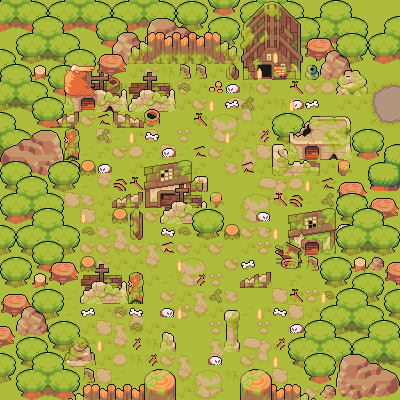

A 2D game scene composited from a Tiled map and its tileset images. What follows is a short description and the map's XML, with each tile layer's data collapsed to a summary:
An orthogonal 25x25 tile map with 16x16 px tiles, 17 tile layers (Base, floor, Wall, Tile Layer 3, ...), 7 tilesets and 91 objects (5x BEGIN_FOREST, 4x SPIRIT_BOSS, 2x SKULL, SKULLBLUE, SPIRIT, ...).

<map version="1.10" tiledversion="1.10.2" orientation="orthogonal" renderorder="right-down" width="25" height="25" tilewidth="16" tileheight="16" infinite="0" nextlayerid="27" nextobjectid="117">
 <tileset firstgid="1" name="VillageAbandoned" tilewidth="16" tileheight="16" tilecount="240" columns="20">
  <image source="../Backgrounds/Tilesets/TilesetVillageAbandoned.png" width="320" height="192" />
 </tileset>
 <tileset firstgid="241" name="Floor" tilewidth="16" tileheight="16" tilecount="572" columns="22">
  <image source="../Backgrounds/Tilesets/TilesetFloor.png" width="352" height="417" />
 </tileset>
 <tileset firstgid="813" name="Nature" tilewidth="16" tileheight="16" tilecount="504" columns="24">
  <image source="../Backgrounds/Tilesets/TilesetNature.png" width="384" height="336" />
 </tileset>
 <tileset firstgid="1317" name="FloorDetail" tilewidth="16" tileheight="16" tilecount="80" columns="16">
  <image source="../Backgrounds/Tilesets/TilesetFloorDetail.png" width="256" height="80" />
 </tileset>
 <tileset firstgid="1397" source="f.tsx" />
 <tileset firstgid="1409" name="Dungeon" tilewidth="16" tileheight="16" tilecount="48" columns="12">
  <image source="../Backgrounds/Tilesets/TilesetDungeon.png" width="192" height="64" />
 </tileset>
 <tileset firstgid="1457" source="Floor.tsx" />
 <objectgroup id="24" name="door">
  <object id="101" name="BEGIN_FOREST" gid="505" x="176" y="400" width="16" height="16" />
  <object id="102" name="BEGIN_FOREST" gid="505" x="192" y="400" width="16" height="16" />
  <object id="103" name="BEGIN_FOREST" gid="505" x="208" y="400" width="16" height="16" />
  <object id="104" name="BEGIN_FOREST" gid="505" x="224" y="400" width="16" height="16" />
  <object id="109" name="SPIRIT_BOSS" gid="505" x="384" y="96" width="16" height="16" />
  <object id="110" name="SPIRIT_BOSS" gid="505" x="384" y="112" width="16" height="16" />
  <object id="111" name="SPIRIT_BOSS" gid="505" x="384" y="128" width="16" height="16" />
 </objectgroup>
 <layer id="1" name="Base" width="25" height="25">
  <data>[625 cells, 625 non-empty, 9 distinct tile ids]</data>
 </layer>
 <layer id="16" name="floor" width="25" height="25">
  <data>[625 cells, 104 non-empty, 16 distinct tile ids]</data>
 </layer>
 <layer id="4" name="Wall" width="25" height="25">
  <data>[625 cells, 101 non-empty, 25 distinct tile ids]</data>
 </layer>
 <layer id="5" name="Tile Layer 3" width="25" height="25">
  <data>[625 cells, 28 non-empty, 26 distinct tile ids]</data>
 </layer>
 <layer id="6" name="Tile Layer 4" width="25" height="25">
  <data>[625 cells, 32 non-empty, 18 distinct tile ids]</data>
 </layer>
 <layer id="7" name="Tile Layer 5" width="25" height="25">
  <data>[625 cells, 28 non-empty, 16 distinct tile ids]</data>
 </layer>
 <layer id="8" name="Tile Layer 6" width="25" height="25">
  <data>[625 cells, 8 non-empty, 4 distinct tile ids]</data>
 </layer>
 <layer id="9" name="Tile Layer 7" width="25" height="25">
  <data>[625 cells, 20 non-empty, 16 distinct tile ids]</data>
 </layer>
 <layer id="19" name="house0" width="25" height="25">
  <data>[625 cells, 24 non-empty, 22 distinct tile ids]</data>
 </layer>
 <layer id="17" name="house" width="25" height="25">
  <data>[625 cells, 80 non-empty, 74 distinct tile ids]</data>
 </layer>
 <layer id="10" name="Tile Layer 8" width="25" height="25">
  <data>[625 cells, 18 non-empty, 16 distinct tile ids]</data>
 </layer>
 <layer id="11" name="Tile Layer 9" width="25" height="25">
  <data>[625 cells, 12 non-empty, 8 distinct tile ids]</data>
 </layer>
 <layer id="12" name="Tile Layer 10" width="25" height="25">
  <data>[625 cells, 32 non-empty, 9 distinct tile ids]</data>
 </layer>
 <layer id="15" name="Tile Layer 13" width="25" height="25">
  <data>[625 cells, 23 non-empty, 21 distinct tile ids]</data>
 </layer>
 <layer id="13" name="Tile Layer 11" width="25" height="25">
  <data>[625 cells, 27 non-empty, 20 distinct tile ids]</data>
 </layer>
 <layer id="14" name="Tile Layer 12" width="25" height="25">
  <data>[625 cells, 57 non-empty, 50 distinct tile ids]</data>
 </layer>
 <layer id="18" name="house2" width="25" height="25">
  <data>[625 cells, 91 non-empty, 53 distinct tile ids]</data>
 </layer>
 <objectgroup id="20" name="hide">
  <object id="1" gid="72" x="288" y="224" width="16" height="16" />
  <object id="2" gid="73" x="304" y="224" width="16" height="16" />
  <object id="3" gid="74" x="320" y="224" width="16" height="16" />
  <object id="4" gid="92" x="288" y="240" width="16" height="16" />
  <object id="5" gid="93" x="304" y="240" width="16" height="16" />
  <object id="6" gid="94" x="320" y="240" width="16" height="16" />
  <object id="7" gid="150" x="272" y="256" width="16" height="16" />
  <object id="8" gid="151" x="288" y="256" width="16" height="16" />
  <object id="9" gid="170" x="272" y="272" width="16" height="16" />
  <object id="10" gid="171" x="288" y="272" width="16" height="16" />
  <object id="11" gid="115" x="240" y="288" width="16" height="16" />
  <object id="12" gid="116" x="256" y="288" width="16" height="16" />
  <object id="13" gid="10" x="96" y="272" width="16" height="16" />
  <object id="14" gid="29" x="80" y="288" width="16" height="16" />
  <object id="15" gid="30" x="96" y="288" width="16" height="16" />
  <object id="16" gid="31" x="112" y="288" width="16" height="16" />
  <object id="17" gid="12" x="144" y="176" width="16" height="16" />
  <object id="18" gid="13" x="160" y="176" width="16" height="16" />
  <object id="19" gid="14" x="176" y="176" width="16" height="16" />
  <object id="20" gid="34" x="176" y="192" width="16" height="16" />
  <object id="22" gid="14" x="176" y="176" width="16" height="16" />
  <object id="23" gid="13" x="160" y="176" width="16" height="16" />
  <object id="24" gid="34" x="176" y="192" width="16" height="16" />
  <object id="25" gid="33" x="160" y="192" width="16" height="16" />
  <object id="26" gid="32" x="144" y="192" width="16" height="16" />
  <object id="27" gid="185" x="272" y="128" width="16" height="16" />
  <object id="28" gid="186" x="288" y="128" width="16" height="16" />
  <object id="29" gid="205" x="272" y="144" width="16" height="16" />
  <object id="30" gid="206" x="288" y="144" width="16" height="16" />
  <object id="32" gid="21" x="288" y="144" width="16" height="16" />
  <object id="33" gid="22" x="304" y="144" width="16" height="16" />
  <object id="34" gid="206" x="288" y="144" width="16" height="16" />
  <object id="35" gid="21" x="288" y="144" width="16" height="16" />
  <object id="36" gid="2" x="304" y="128" width="16" height="16" />
  <object id="37" gid="3" x="320" y="128" width="16" height="16" />
  <object id="38" gid="4" x="336" y="128" width="16" height="16" />
  <object id="39" gid="24" x="336" y="144" width="16" height="16" />
  <object id="40" gid="23" x="320" y="144" width="16" height="16" />
  <object id="41" gid="22" x="304" y="144" width="16" height="16" />
  <object id="42" gid="10" x="144" y="80" width="16" height="16" />
  <object id="43" gid="29" x="128" y="96" width="16" height="16" />
  <object id="44" gid="30" x="144" y="96" width="16" height="16" />
  <object id="45" gid="31" x="160" y="96" width="16" height="16" />
  <object id="46" gid="49" x="128" y="112" width="16" height="16" />
  <object id="47" gid="50" x="144" y="112" width="16" height="16" />
  <object id="48" gid="51" x="160" y="112" width="16" height="16" />
  <object id="49" gid="63" x="224" y="320" width="16" height="16" />
  <object id="50" gid="83" x="224" y="336" width="16" height="16" />
  </objectgroup>
 <objectgroup id="21" name="collision">
  <!-- 6 objects omitted --></objectgroup>
 <objectgroup id="22" name="enemy">
  <!-- 5 objects omitted --></objectgroup>
 <objectgroup id="26" name="boss" />
 <objectgroup id="23" name="playerStartPosition">
  <!-- 2 objects omitted --></objectgroup>
</map>
<!-- 36 of 91 objects omitted -->
